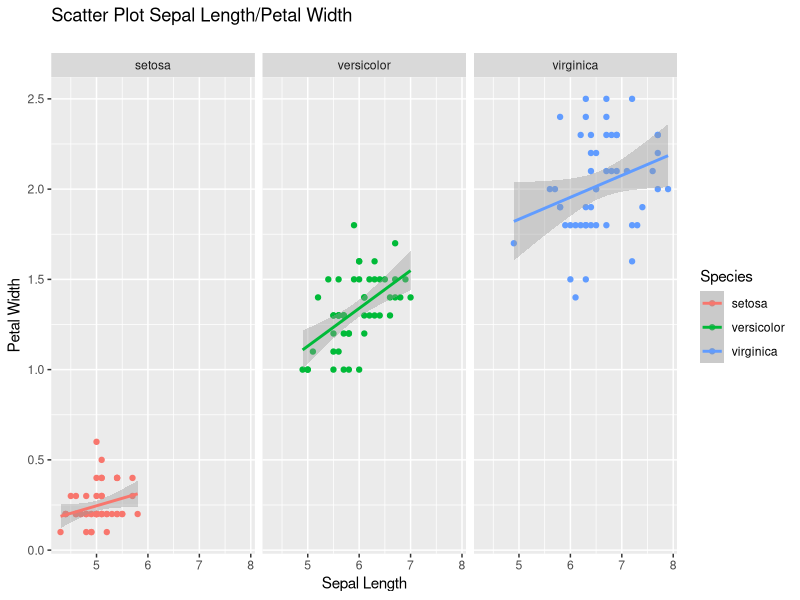
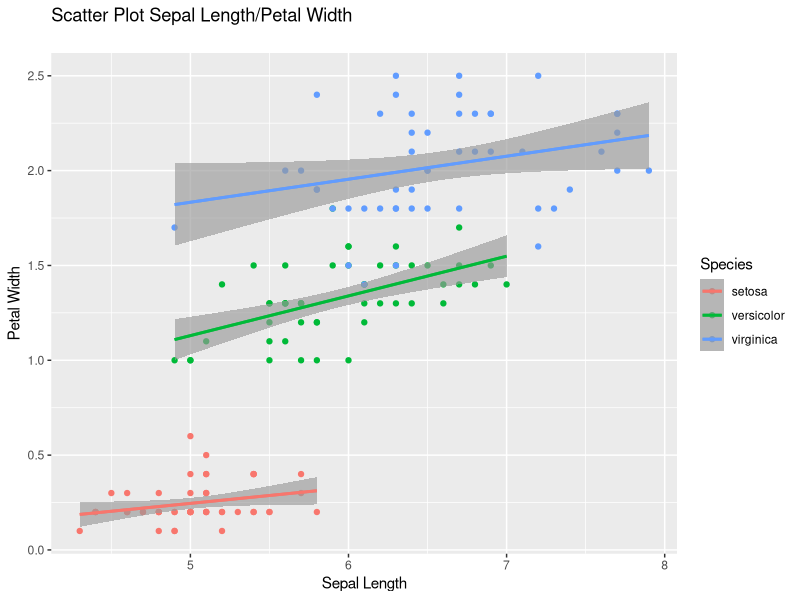
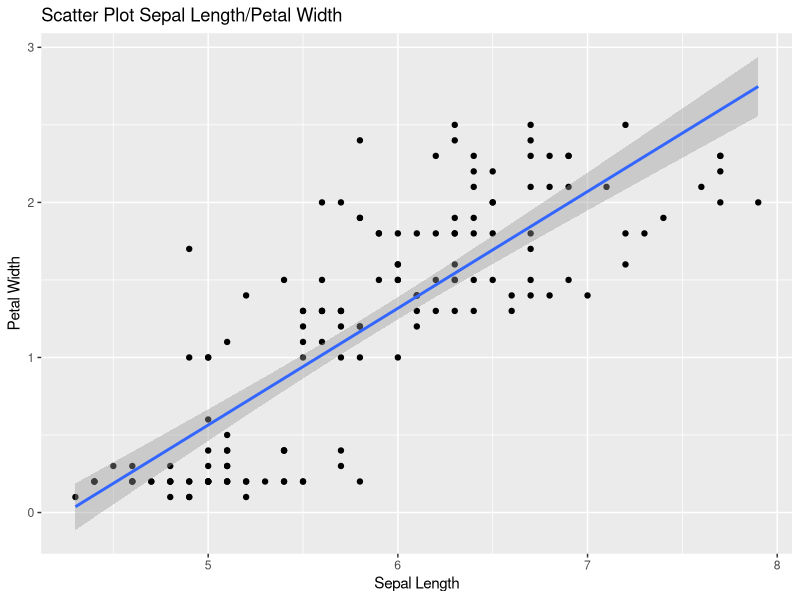

These figures' R source, in order:
### Author: EA
### Description:
# The script's length is purposely short this time. My intention was to draw a comparison between Excel's and R's data analysis abilities. While
# you can certainly perform descriptive analytics with Excel, R allows for more complex analysis and increased efficiency. With only a few lines of 
# coding we have been able to achieve the same analysis depth as Excel's.

# Load packages
library(ggplot2)
library(dplyr)

# Attach Iris data set
iris1 <- data.frame(iris)
attach(iris1)
summary(iris1)

# Scatter plots of the correlation between Sepal Length and Petal Width
qplot(Sepal.Length, Petal.Width, data = iris, color = Species, xlab="Sepal Length", ylab="Petal Width", main = "Scatter Plot Sepal Length/Petal Width
") + geom_smooth(method=lm, se=TRUE) + facet_wrap(~Species)
qplot(Sepal.Length, Petal.Width, data = iris, color = Species,  xlab="Sepal Length", ylab="Petal Width", main = "Scatter Plot Sepal Length/Petal Width
") + geom_smooth(method=lm, se=TRUE)  + geom_smooth(method=lm, se=TRUE) 
qplot(Sepal.Length, Petal.Width, data = iris, xlab="Sepal Length", ylab="Petal Width", main = "Scatter Plot Sepal Length/Petal Width") + geom_smooth(method=lm, se=TRUE)


# Multiple linear regression on Petal Width with the remaining measurements as features.
MRegr <- lm(Petal.Width ~  Petal.Length + Sepal.Length + Sepal.Width, iris1)
print(summary(MRegr))

cor(iris1[-5])